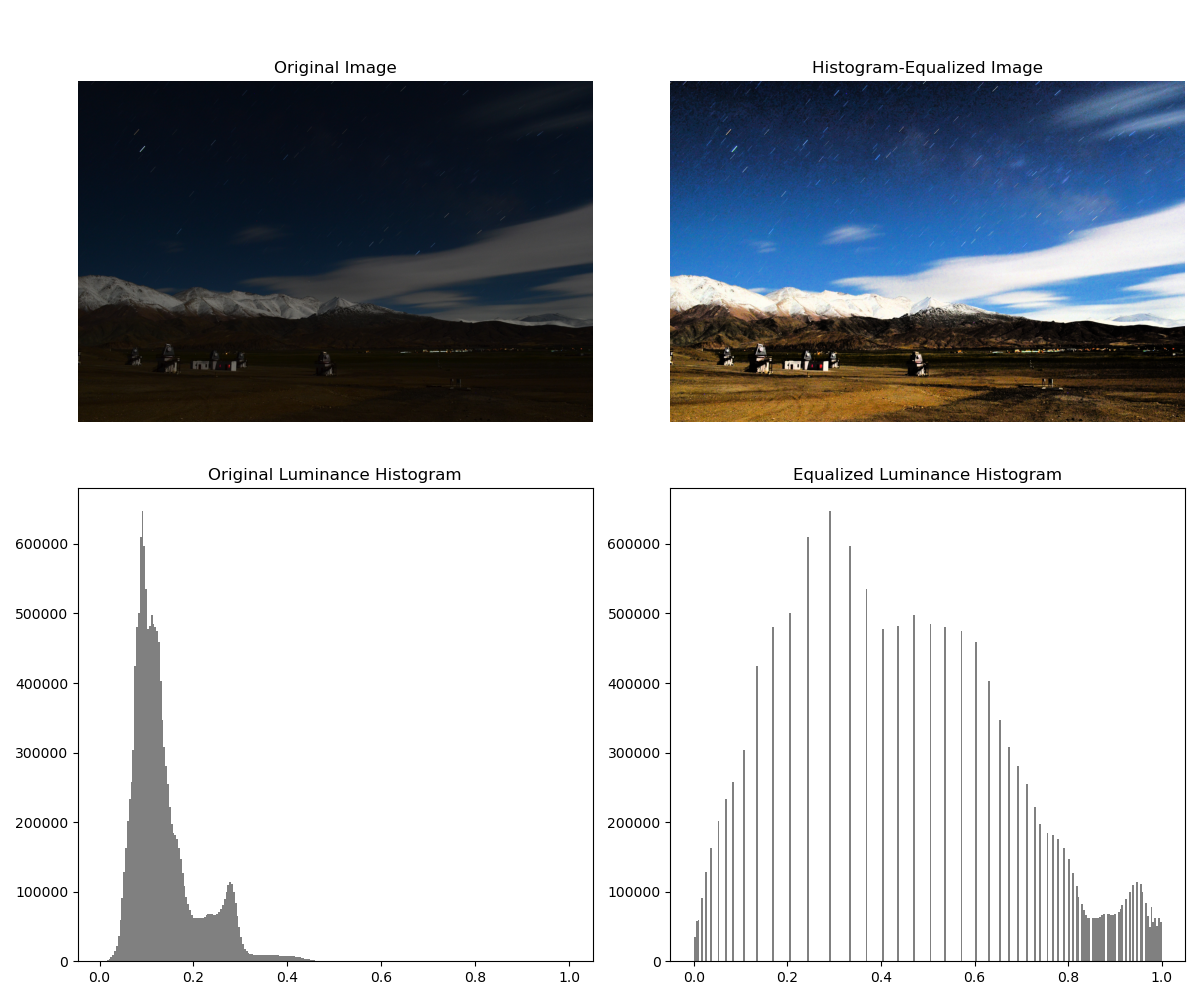

Write the Python code that produced this figure.
import numpy as np
import matplotlib.pyplot as plt
import matplotlib.image as mpimg
from skimage.color import rgb2hsv, hsv2rgb

import numpy as np
from skimage.color import rgb2hsv, hsv2rgb

def myHistEqualize(image_rgb, num_bins=256, mask_threshold=0.5):
    """
    Performs histogram equalization on the luminance (V) component of an RGB image,
    but only on pixels below a threshold (mask).

    Args:
        image_rgb (np.array): Input RGB image with values in [0, 1].
        num_bins (int): Number of bins for histogram.
        mask_threshold (float): Pixels with V <= threshold are equalized.

    Returns:
        np.array: RGB image with masked histogram equalization applied.
    """
    # Convert to HSV
    image_hsv = rgb2hsv(image_rgb)
    v_channel = image_hsv[:, :, 2]

    # Define mask
    mask = v_channel <= mask_threshold
    v_masked = v_channel[mask]  # 1D values to process

    # Histogram Equalization on masked pixels only
    if v_masked.size > 0:
        v_int = np.round(v_masked * (num_bins - 1)).astype(int)
        hist, _ = np.histogram(v_int, bins=num_bins, range=(0, num_bins - 1))
        cdf = hist.cumsum()
        cdf_normalized = cdf / cdf.max()

        # Map original intensities through equalization
        equalized_v_int = np.interp(v_int, np.arange(num_bins), cdf * (num_bins - 1) / cdf.max())
        equalized_v = equalized_v_int / (num_bins - 1)

        # Put back into the V channel
        v_channel_new = v_channel.copy()
        v_channel_new[mask] = equalized_v
    else:
        v_channel_new = v_channel.copy()  # nothing to change

    # Reconstruct HSV → RGB
    equalized_hsv = image_hsv.copy()
    equalized_hsv[:, :, 2] = v_channel_new
    equalized_rgb = hsv2rgb(equalized_hsv)

    return equalized_rgb

# Load the input image
try:
    leh_image = mpimg.imread('data/hist/leh.png')
except FileNotFoundError:
    print("Check the file path.")

# Perform histogram equalization
he_image = myHistEqualize(leh_image)

# Display the results
fig, axes = plt.subplots(2, 2, figsize=(12, 10))

# Original Image and its Histogram
axes[0, 0].imshow(leh_image)
axes[0, 0].set_title('Original Image')
axes[0, 0].axis('off')

axes[1, 0].hist(rgb2hsv(leh_image)[:, :, 2].ravel(), bins=256, color='gray')
axes[1, 0].set_title('Original Luminance Histogram')

# Enhanced Image and its Histogram
axes[0, 1].imshow(he_image)
axes[0, 1].set_title('Histogram-Equalized Image')
axes[0, 1].axis('off')

axes[1, 1].hist(rgb2hsv(he_image)[:, :, 2].ravel(), bins=256, color='gray')
axes[1, 1].set_title('Equalized Luminance Histogram')

plt.tight_layout()
plt.show()
